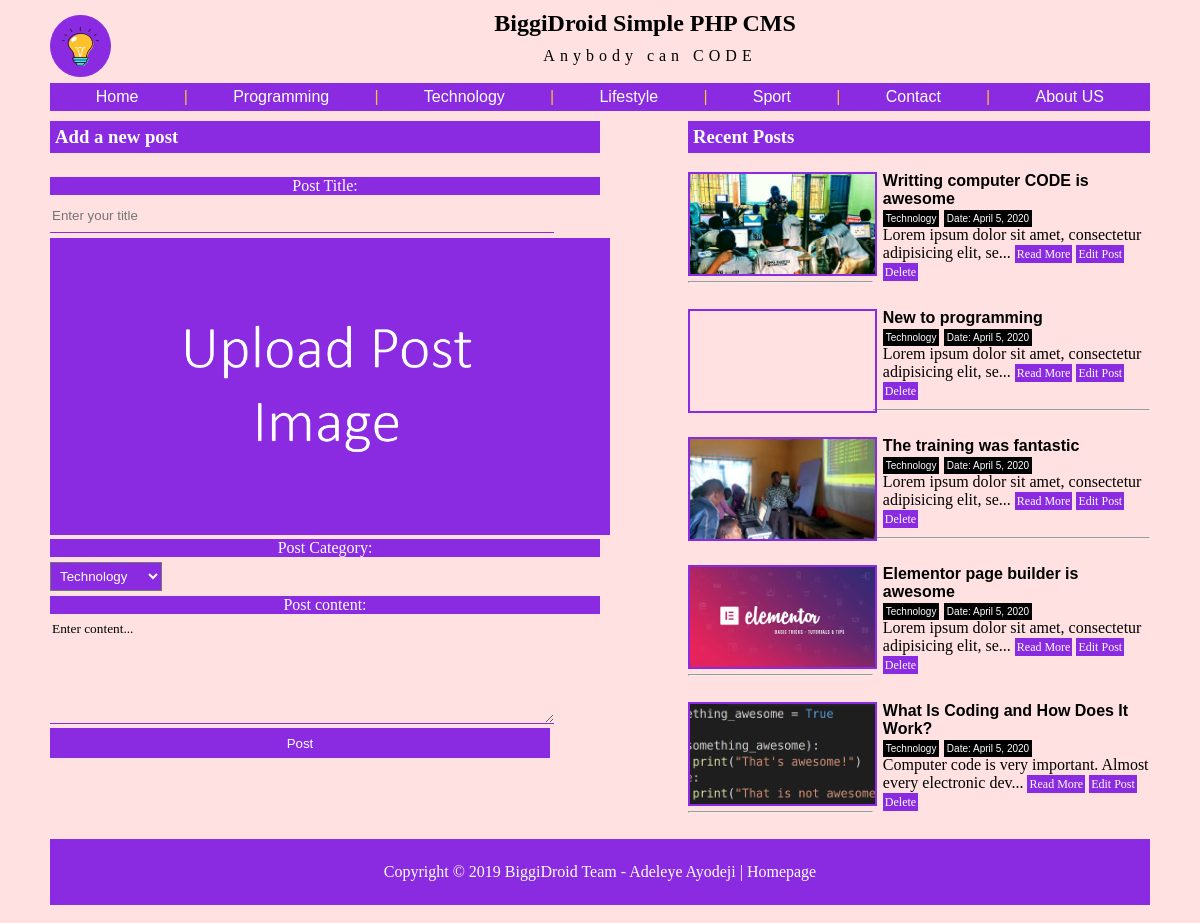
Page /admin/post.php on the committed database.
### tables this page shows
CREATE TABLE IF NOT EXISTS `sitedetails` (
  `id` int(11) NOT NULL AUTO_INCREMENT,
  `sitelogo` mediumtext DEFAULT NULL,
  `sitetitle` mediumtext DEFAULT NULL,
  `sitetagline` mediumtext DEFAULT NULL,
  PRIMARY KEY (`id`)
);

CREATE TABLE IF NOT EXISTS `post` (
  `id` int(11) NOT NULL AUTO_INCREMENT,
  `search` varchar(10000) DEFAULT NULL,
  `category` longtext DEFAULT NULL,
  `title` longtext DEFAULT NULL,
  `text` longtext DEFAULT NULL,
  `image` longtext DEFAULT NULL,
  `date` varchar(10000) DEFAULT NULL,
  PRIMARY KEY (`id`)
);

### admin/post.php (the view, shortened to what this page needs)
<?php
include 'include/header.php';
?>
	 <div class="more">
				<div class="postside">
					<h3 style="margin-top: 10px;padding-top: 0px;font-family: calibri;background:blueviolet;text-align: left;padding: 5px;color: white;">Add a new post</h3>
				<form method="post" action="" enctype="multipart/form-data" style="width: 100%;float: left;margin-top: 0px;margin-bottom: 10px;clear: both;">
					<p>Post Title:</p>
				    <input type="text" name="title" placeholder="Enter your title">
					<label>
                           <div style="margin: 0px;padding: 0px;">
                            <img id="image" style="width: 100%;height: auto;cursor: pointer;margin-left:0px;" class="ui centered large image" src="../image/postthumbnail.png"/>
                          </div>
      		          </label>
      		          <p>Post Category:</p>
      		          <select name="category" style="padding: 5px;background: blueviolet;color: white;margin-bottom: 5px;">
      		          	<option value="Technology">Technology</option>
      		          </select>
      		          <p>Post content:</p>
				    <textarea name="text" style="font-family: calibri;">Enter content...</textarea>
				    <input type="submit" value="Post" name="submit">
				</form>
				</div>
				<div class="sidebar">
					<h3 style="margin-top: 10px;padding-top: 0px;font-family: calibri;color:white;padding:5px;background: blueviolet">Recent Posts</h3>
					<?php
				$query = mysqli_query($con, "SELECT * FROM post ORDER BY id DESC LIMIT 5");
				while ($row = mysqli_fetch_assoc($query)) {
					?>
					<div style="clear: both;margin-bottom: 50px;">
				<div style="width: 40%;float: left;">
					<div style="background-image: url('../image/<?php echo $row['image']; ?>');
   background-position: center top !important;
    background-size: cover;
    background-repeat: no-repeat;
        height: 100px;
    width: 100%;
    margin-left: 0px;
    margin-bottom: 5px;
    border: 2px solid blueviolet;"></div>
				</div>
				<div style="width:60%;float: right;">
				<h3 style="color: black;
    font-size: 16px;
    margin-top: 0px;
    margin-left: 10px;    margin-bottom: 0px;">
					<?php echo $row['title']; ?>
				</h3>
				<small style="margin: 0px;margin-left:10px;background: black none repeat scroll 0% 0%;color: white;padding: 3px;font-size: 10px;"><?php echo $row["category"]; ?></small>
				<small style="margin: 0px;background: black none repeat scroll 0% 0%;color: white;padding: 3px;font-size: 10px;">Date: <?php echo $row["date"]; ?></small>
				<p style="color: black;    margin: 0px;
    margin-left: 10px;font-family: calibri;margin-bottom: 10px;" >
					<?php echo substr($row['text'],0,60)."..."; ?>
					<a style="background: blueviolet;
    padding: 2px;
    color: white;
    text-decoration: none;font-size: 12px;" href="../post.php?id=<?php echo $row['id'] ?>">Read More</a> <a style="background: blueviolet;
    padding: 2px;
    color: white;
    text-decoration: none;font-size: 12px;" href="edit.php?id=<?php echo $row['id'] ?>">Edit Post</a>
				<a style="background: blueviolet;
    padding: 2px;
    color: white;
    text-decoration: none;font-size: 12px;" href="delete.php?id=<?php echo $row['id'] ?>">Delete</a>
				</p>
				</div>
				</div><br><hr><br>
					<?php
				}
				?>
				</div>
			</div>
<?php include 'include/footer.php'; ?>

### admin/include/header.php (shortened to what this page needs)
<?php session_start();
include '../include/db.php';
	$query = mysqli_query($con, "SELECT * FROM sitedetails");
	$row = mysqli_fetch_assoc($query);
?>
<!DOCTYPE html>
<html>
<head>
	<link rel="stylesheet" type="text/css" href="../css/style.css">
	<link rel="stylesheet" type="text/css" href="../css/font-awesome.css">
</head>
<body>
<div class="container">
	<div class="header">
		<div class="logo">
			<a href="../index.php"><img align="center" class="sitelogo" src="../image/<?php echo $row["sitelogo"] ?>"></a>
		</div>
		<div class="mainhead">
			<h2><?php echo $row["sitetitle"] ?>
			</h2>
			<span class="sitetagline"><?php echo $row["sitetagline"] ?>
			</span>
		</div>
		<br>
		<nav>
			<a href="#">Home</a> |
		<?php
		$query = mysqli_query($con, "SELECT * FROM post ORDER BY id ASC LIMIT 4");
		while ($row = mysqli_fetch_assoc($query)) {
			?>
			<a href="../include/category.php?category=<?php echo $row['category'] ?>"><?php echo $row["category"]; ?></a> |
			<?php
		} ?>
			<a href="#">Contact</a> |
			<a href="#">About US</a>
		</nav>
	</div>

### admin/include/footer.php (shortened to what this page needs)
	<div class="footer">
		<p>Copyright &copy; 2019 BiggiDroid Team - <a style="color: white;text-decoration: none;" href="https://www.adeleyeayodeji.com">Adeleye Ayodeji</a> | <a style="color: white;text-decoration: none;" href="../index.php">Homepage</a></p>
	</div>
</div>
</body>
</html>

### css/style.css (style rules this page uses)
body { font-family: arial; background: #ffe1e1; }
.container { margin-left: auto; margin-right: auto; width: 1100px; background: #ffe1e1; padding: 10px; padding-top: 0px; margin-top: 0px; }
.logo { width: 100px; float: left; }
.mainhead { text-align: center; }
.mainhead h2 { margin: 10px; font-family: cursive; }
nav { display: inline-block; background: blueviolet; padding: 5px; color: #fcc12d; }
nav a { margin-right: 20px; margin-left: 20px; color: white; text-decoration: none; padding: 20.8px; }
form p { padding: 0px; margin: 0px; margin-bottom: 5px; background: blueviolet; color: white; text-align: center; }
form { font-family: calibri; }
form input { width: 500px; margin-bottom: 5px; }
form input[type="text"] { border: none; border-bottom: 1px solid blueviolet; outline: none; background: transparent; }
form input[type="submit"] { background: blueviolet; outline: none; border: none; color: white; padding: 5px; width: 500px; }
textarea { outline: none; border: 1px solid blueviolet; background: transparent; }
.footer { text-align: center; padding: 8px; background: blueviolet; color: white; clear: both; }
.more img { margin-left: 10px; border: 5px solid blueviolet; }
.sidebar { width: 42%; float: right; }
.postside { width: 50%; float: left; clear: both; }
p { font-family: calibri; }
h2 { font-family: calibri; }
img { background-position: center top !important; }
.sitetagline { font-family: calibri; margin: 0px; margin-top: 0px; letter-spacing: 5px; }
.sitelogo { height: 40px; width: 39px; background: #8a2be2; margin-top: 5px; padding: 10px; border-radius: 100%; border: 1px solid #8a2be2; }
a { text-decoration: none; }

### admin/post.php (style rules this page uses)
form { width: 50%; float: left; margin-top: 10px; margin-bottom: 10px; clear: both; }
h2 { text-align: center; }
input { height: 30px; background: transparent; outline: none; border:none; border-bottom: 1px solid blueviolet; }
textarea { height: 100px; background: transparent; outline: none; border:none; width: 500px; border-bottom: 1px solid blueviolet; }

### rows in the picture
sitedetails: sitelogo (picture), sitetitle "BiggiDroid Simple PHP CMS", sitetagline "Anybody can CODE"
post: category "Programming"
post: category "Technology"
post: category "Lifestyle"
post: category "Sport"
post: image (picture), title "Writting computer CODE is awesome", category "Technology", date "April 5, 2020", text "Lorem ipsum dolor sit amet, consectetur adipisicing elit, se"
post: title "New to programming", category "Technology", date "April 5, 2020", text "Lorem ipsum dolor sit amet, consectetur adipisicing elit, se"
post: image (picture), title "The training was fantastic", category "Technology", date "April 5, 2020", text "Lorem ipsum dolor sit amet, consectetur adipisicing elit, se"
post: image (picture), title "Elementor page builder is awesome", category "Technology", date "April 5, 2020", text "Lorem ipsum dolor sit amet, consectetur adipisicing elit, se"
post: image (picture), title "What Is Coding and How Does It Work?", category "Technology", date "April 5, 2020", text "Computer code is very important. Almost every electronic dev"
